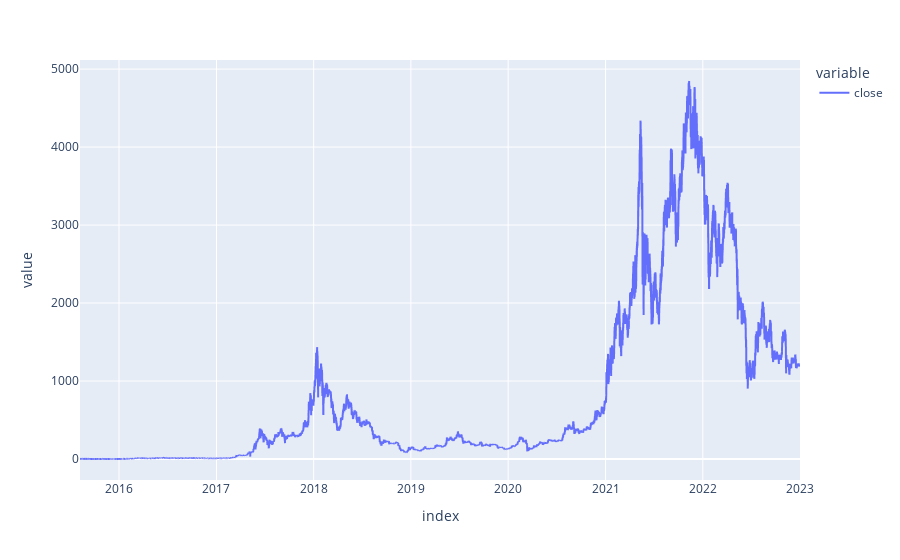

Notebook cell for this chart:
### Code cell
px.line(kraken_historical_ETH_hourly, y=['close'])

### Figure 1 — Plotly figure (JSON) as saved in the notebook; plotly's stock layout.template omitted (floating-point values rounded to 4 significant figures; data arrays with more than 128 entries replaced by an {"elided": "..."} marker saying what was removed)
{"data": [{"hovertemplate": "variable=close<br>index=%{x}<br>value=%{y}<extra></extra>", "legendgroup": "close", "line": {"color": "#636efa", "dash": "solid"}, "marker": {"symbol": "circle"}, "mode": "lines", "name": "close", "showlegend": true, "type": "scattergl", "x": {"elided": "64882 str values"}, "xaxis": "x", "y": {"elided": "64882 float values"}, "yaxis": "y"}], "layout": {"legend": {"title": {"text": "variable"}, "tracegroupgap": 0}, "margin": {"t": 60}, "xaxis": {"anchor": "y", "domain": [0, 1], "title": {"text": "index"}}, "yaxis": {"anchor": "x", "domain": [0, 1], "title": {"text": "value"}}}}
